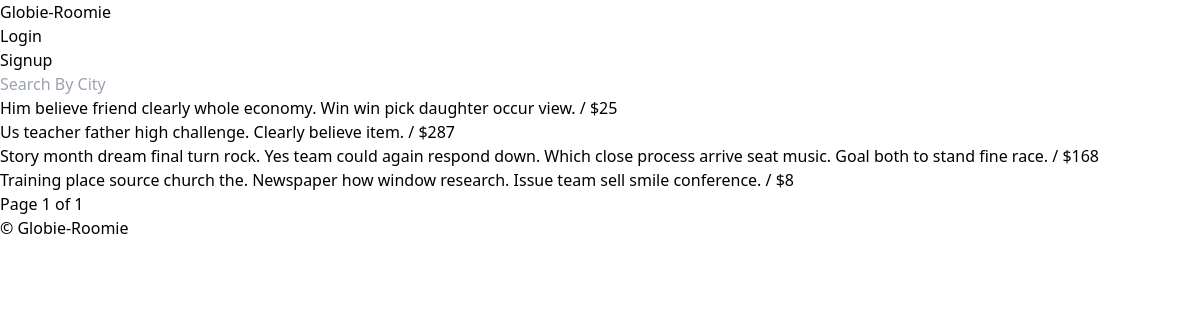
The page / on the database its author committed.
### rooms/models.py (models this page shows, shortened)
class Room(core_models.TimeStampedModel):
    name = models.CharField(max_length=140)
    description = models.TextField()
    country = CountryField()
    city = models.CharField(max_length=80)
    price = models.IntegerField()
    address = models.CharField(max_length=140)
    beds = models.IntegerField()
    bedrooms = models.IntegerField()
    baths = models.IntegerField()
    guests = models.IntegerField()
    instant_book = models.BooleanField(default=False)
    check_in = models.TimeField()
    check_out = models.TimeField()
    host = models.ForeignKey(user_models.User, on_delete=models.CASCADE, related_name='rooms')
    room_type = models.ForeignKey('RoomType', on_delete=models.SET_NULL, null=True, related_name='rooms')
    amenities = models.ManyToManyField('Amenity', blank=True, related_name='rooms')
    facilities = models.ManyToManyField('Facility', blank=True, related_name='rooms')
    house_rules = models.ManyToManyField('HouseRule', blank=True, related_name='rooms')

### rooms/views.py (the view)
# urls.py: path('', room_views.HomeView.as_view(), name='home'),
class HomeView(ListView):
    model = models.Room
    paginate_by = 10
    ordering = 'created'
    paginate_orphans = 5
    page_kwarg = 'page'
    context_object_name = 'rooms'
    def get_context_data(self, **kwargs):
        context = super().get_context_data(**kwargs)
        return context

### templates/rooms/room_list.html (shortened to what this page needs)
{% extends 'base.html' %}
{% block content %}
    {% for room in rooms %}
        <h1>
            <a href="{% url 'rooms:detail' room.pk %}">
                {{room.name}} / ${{room.price}}
            </a>
        </h1>
    {% endfor %}
    <h5>
        Page {{page_obj.number}} of {{page_obj.paginator.num_pages}}
    </h5>
{% endblock content %}

### static/css/styles.css (style rules this page uses)
:root { -moz-tab-size:4;-o-tab-size:4;tab-size:4 }
html { -webkit-text-size-adjust:100%;font-family:ui-sans-serif,system-ui,-apple-system,BlinkMacSystemFont,"Segoe UI",Roboto,"Helvetica Neue",Arial,"Noto Sans",sans-serif,"Apple Color Emoji","Segoe UI Emoji","Segoe UI Symbol","Noto Color Emoji";line-height:1.5 }
body { margin:0;font-family:system-ui,-apple-system,'Segoe UI',Roboto,Helvetica,Arial,sans-serif,'Apple Color Emoji','Segoe UI Emoji';font-family:inherit;line-height:inherit }
blockquote,dd,dl,figure,h1,h2,h3,h4,h5,h6,hr,p,pre { margin:0 }
*,::after,::before { box-sizing:border-box;border-width:0;border-style:solid;border-color:#e5e7eb }
h1,h2,h3,h4,h5,h6 { font-size:inherit;font-weight:inherit }
a { color:inherit;text-decoration:inherit }

### rows shown on the page
Room: name "Him believe friend clearly whole economy. Win win pick daughter occur view.", price "25"
Room: name "Us teacher father high challenge. Clearly believe item.", price "287"
Room: name "Story month dream final turn rock. Yes team could again respond down. Which close process arrive seat music. Goal both to stand fine race.", price "168"
Room: name "Training place source church the. Newspaper how window research. Issue team sell smile conference.", price "8"

### other values the page prints
{{ page_obj.number }} "1"
{{ page_obj.paginator.num_pages }} "1"
